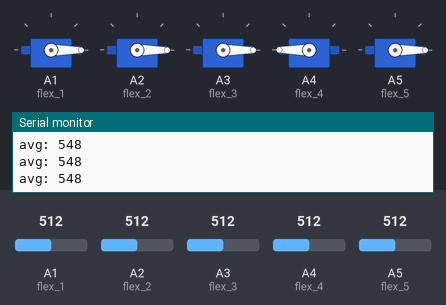
Simulated run of this sketch. Board: Arduino Uno, built with avr-gcc and run on an emulated ATmega328P. Parts: 5 × servo, the last lines printed to the serial monitor. Inputs (shaded band) come from the test bench; at power-on: A5 (flex_5) = 512, A1 (flex_1) = 512, A2 (flex_2) = 512, A3 (flex_3) = 512, A4 (flex_4) = 512.

Above: at 1.2 s.
1.3 s: A5 (flex_5) set to 700
2.8 s: A5 (flex_5) set to 725
At 3.5 s:
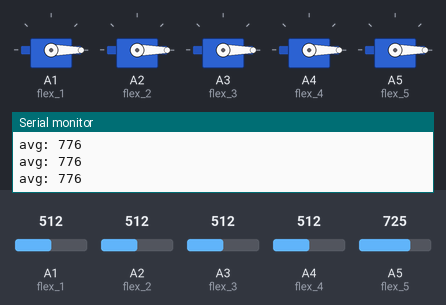
4.4 s: A5 (flex_5) set to 30
At 4.57 s:
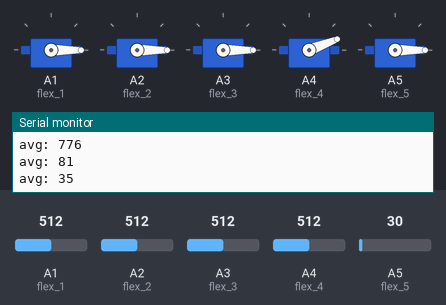
6.1 s: A5 (flex_5) set to 306
At 6.9 s:
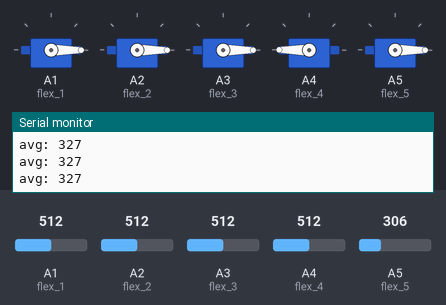
7.7 s: A5 (flex_5) set to 716
At 8.6 s:
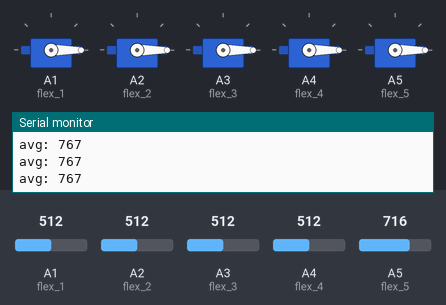
Timing chart, 0 to 10.4 s (numbered marks = the images above; inputs shaded):
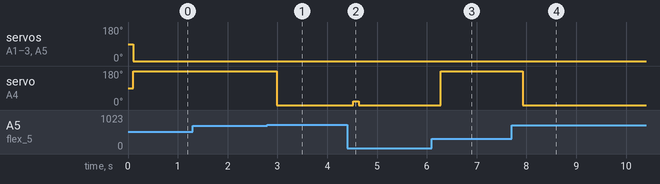

Measured:
- the behaviour switches between 708 and 709 on A5 (flex_5) (found by bisection; images 0 and 1)
- after the input at 2.8 s, servo on A4 (flex_4): 180° → 0° after 0.18 s
- after the input at 4.4 s, servo on A4 (flex_4): 0° → 21° after 0.13 s, → 0° 0.10 s later
- after the input at 6.1 s, servo on A4 (flex_4): 0° → 180° after 0.18 s
- after the input at 7.7 s, servo on A4 (flex_4): 180° → 0° after 0.22 s

The sketch:

Flex_Sensors.ino
```cpp
#include <Servo.h>    //the library which helps us to control the servo motor

int msg[5];
int flex_5_val_avg =0;

Servo myServo1;
Servo myServo2;
Servo myServo3;
Servo myServo4;
Servo myServo5;
//define the flex sensor input pins
int flex_5 = A5;
int flex_4 = A4;
int flex_3 = A3;
int flex_2 = A2;
int flex_1 = A1;

//define variables for flex sensor values
int flex_5_val;
int flex_4_val;
int flex_3_val;
int flex_2_val;
int flex_1_val;


//define variables for servo positions after mapping flex sensor values
int servo_5_pos;
int servo_4_pos;
int servo_3_pos;
int servo_2_pos;
int servo_1_pos;

void setup() {
  Serial.begin(9600);
  // put your setup code here, to run once:
  myServo1.attach(15); //A1
  myServo2.attach(16); //A2
  myServo3.attach(17); //A3
  myServo4.attach(18); //A4
  myServo5.attach(19); //A5


}

void loop() {
  // put your main code here, to run repeatedly:
//  flex_5_val = analogRead(flex_5);
//  Serial.println(flex_5_val);
//  servo_5_pos = map(flex_5_val, 40, 140, 0, 100);

  for (int i=0;i<15;i++){
  flex_5_val = analogRead(flex_5);
  //Serial.println(flex_5_val);
  flex_5_val_avg = flex_5_val_avg + flex_5_val;
  }
  flex_5_val_avg = flex_5_val_avg/15;
  servo_5_pos = map(flex_5_val_avg, 50, 220, 0, 120);
  Serial.print("avg: ");
  Serial.println(flex_5_val_avg);


  //Serial.println(flex_5_val);
  //int servo_5_pos = map(flex_5_val, 35, 60, 0, 10);
  //servo_5_pos = map(flex_5_val, 25, 50, 0, 130);
  delay(100);

  flex_4_val  = analogRead(flex_4);
  servo_4_pos = map(flex_4_val, 0, 100, 0, 90);

  flex_3_val  = analogRead(flex_3);
  servo_3_pos = map(flex_3_val, 0, 60, 0, 100);

  flex_2_val  = analogRead(flex_2);
  servo_2_pos = map(flex_2_val, 10, 90, 0, 100);

  flex_1_val  = analogRead(flex_1);
  servo_1_pos = map(flex_1_val, 50, 17, 0, 100);

  msg[0] = servo_5_pos;
  msg[1] = servo_4_pos;
  msg[2] = servo_3_pos;
  msg[3] = servo_2_pos;
  msg[4] = servo_1_pos;

    myServo1.write(0); //A1
    myServo4.write(msg[0]); //A2
    myServo3.write(0); //A3
    myServo2.write(0); //A4
    myServo5.write(0); //A5

}
```
